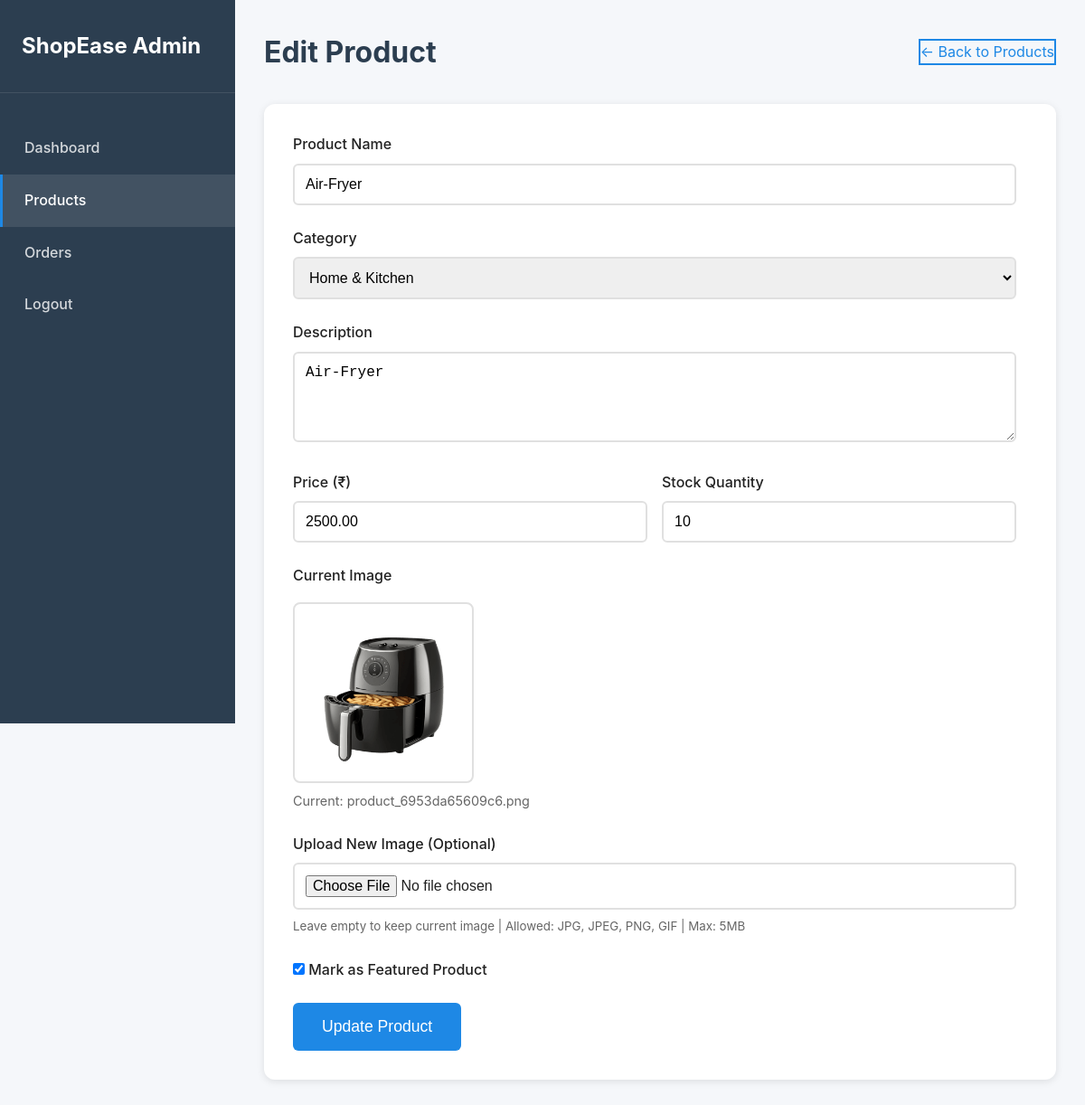
Screenshot of /shopease/admin/edit-product.php?id=11 (signed in) with the database file from the repository.
### tables this page shows
CREATE TABLE `products` (
  `id` int(11) NOT NULL,
  `category_id` int(11) NOT NULL,
  `name` varchar(200) NOT NULL,
  `description` text DEFAULT NULL,
  `price` decimal(10,2) NOT NULL,
  `stock` int(11) DEFAULT 0,
  `image` varchar(255) DEFAULT NULL,
  `featured` tinyint(1) DEFAULT 0,
  `created_at` timestamp NOT NULL DEFAULT current_timestamp()
);

CREATE TABLE `categories` (
  `id` int(11) NOT NULL,
  `name` varchar(100) NOT NULL,
  `description` text DEFAULT NULL,
  `image` varchar(255) DEFAULT NULL,
  `created_at` timestamp NOT NULL DEFAULT current_timestamp()
);

### shopease/php/functions.php (called while the page is built, shortened)
<?php
function get_categories($conn) {
    $result = $conn->query("SELECT * FROM categories ORDER BY name");
    return $result->fetch_all(MYSQLI_ASSOC);
}
function get_product($conn, $product_id) {
    $stmt = $conn->prepare("SELECT p.*, c.name as category_name
                           FROM products p
                           JOIN categories c ON p.category_id = c.id
                           WHERE p.id = ?");
    $stmt->bind_param("i", $product_id);
    $stmt->execute();
    $result = $stmt->get_result();
    return $result->fetch_assoc();
}
?>

### shopease/admin/edit-product.php (the view, shortened to what this page needs)
<?php
require_once '../php/config.php';
require_once '../php/functions.php';
$product_id = isset($_GET['id']) ? intval($_GET['id']) : 0;
$product = get_product($conn, $product_id);
$categories = get_categories($conn);
?>
<!DOCTYPE html>
<html lang="en">
<head>
    <link rel="stylesheet" href="../css/style.css">
    <link rel="stylesheet" href="../css/admin.css">
</head>
<body class="admin-body">
    <div class="admin-sidebar">
        <div class="admin-logo">
            <h2>ShopEase Admin</h2>
        </div>
        <nav class="admin-nav">
            <a href="index.php">Dashboard</a>
            <a href="products.php" class="active">Products</a>
            <a href="orders.php">Orders</a>
            <a href="logout.php">Logout</a>
        </nav>
    </div>
    <div class="admin-content">
        <div class="admin-header">
            <h1>Edit Product</h1>
            <a href="products.php" class="btn-secondary">← Back to Products</a>
        </div>
        <div class="admin-section">
            <form action="" method="POST" enctype="multipart/form-data" class="admin-form">
                <div class="form-group">
                    <label for="name">Product Name</label>
                    <input type="text" id="name" name="name" value="<?php echo htmlspecialchars($product['name']); ?>" required>
                </div>
                <div class="form-group">
                    <label for="category_id">Category</label>
                    <select id="category_id" name="category_id" required>
                        <?php foreach ($categories as $cat): ?>
                        <option value="<?php echo $cat['id']; ?>" <?php echo $cat['id'] == $product['category_id'] ? 'selected' : ''; ?>>
                            <?php echo htmlspecialchars($cat['name']); ?>
                        </option>
                        <?php endforeach; ?>
                    </select>
                </div>
                <div class="form-group">
                    <label for="description">Description</label>
                    <textarea id="description" name="description" rows="4" required><?php echo htmlspecialchars($product['description']); ?></textarea>
                </div>
                <div class="form-row">
                    <div class="form-group">
                        <label for="price">Price (₹)</label>
                        <input type="number" id="price" name="price" step="0.01" min="0" value="<?php echo $product['price']; ?>" required>
                    </div>
                    <div class="form-group">
                        <label for="stock">Stock Quantity</label>
                        <input type="number" id="stock" name="stock" min="0" value="<?php echo $product['stock']; ?>" required>
                    </div>
                </div>
                <div class="form-group">
                    <label>Current Image</label>
                    <div style="margin: 1rem 0;">
                        <?php if ($product['image'] && file_exists('../images/products/' . $product['image'])): ?>
                            <img src="../images/products/<?php echo htmlspecialchars($product['image']); ?>"
                                 alt="Current product image"
                                 style="max-width: 200px; border-radius: 8px; border: 2px solid #E0E0E0;">
                            <p style="color: #666; margin-top: 0.5rem; font-size: 0.9rem;">
                                Current: <?php echo htmlspecialchars($product['image']); ?>
                            </p>
                        <?php endif; ?>
                    </div>
                </div>
                <div class="form-group">
                    <label for="product_image">Upload New Image (Optional)</label>
                    <input type="file" id="product_image" name="product_image" accept="image/jpeg,image/jpg,image/png,image/gif">
                    <small style="color: #666; display: block; margin-top: 0.5rem;">
                        Leave empty to keep current image | Allowed: JPG, JPEG, PNG, GIF | Max: 5MB
                    </small>
                </div>
                <div class="form-group">
                    <label class="checkbox-label">
                        <input type="checkbox" name="featured" <?php echo $product['featured'] ? 'checked' : ''; ?>>
                        Mark as Featured Product
                    </label>
                </div>
                <button type="submit" name="update_product" class="btn btn-large">Update Product</button>
            </form>
        </div>
    </div>
</body>
</html>

### shopease/css/style.css (style rules this page uses)
* { margin: 0; padding: 0; box-sizing: border-box; }
:root { --primary-color: #1E88E5; --primary-hover: #1976D2; --primary-light: #E3F2FD; --text-dark: #212121; --text-gray: #666; --border-color: #E0E0E0; --bg-light: #F5F5F5; --success: #4CAF50; --error: #F44336; --warning: #FF9800; }
body { font-family: -apple-system, BlinkMacSystemFont, 'Segoe UI', Roboto, 'Helvetica Neue', Arial, sans-serif; line-height: 1.6; color: var(--text-dark); background: #fff; }
a { text-decoration: none; color: inherit; }
img { max-width: 100%; display: block; }
nav a { color: var(--text-dark); font-weight: 500; transition: color 0.3s; }
nav a:hover, nav a.active { color: var(--primary-color); }
.btn { display: inline-block; padding: 0.75rem 1.5rem; background: var(--primary-color); color: #fff; border: none; border-radius: 6px; cursor: pointer; font-weight: 500; transition: all 0.3s; }
.btn-large { padding: 1rem 2rem; font-size: 1.1rem; }
.btn-secondary { background: transparent; color: var(--primary-color); border: 2px solid var(--primary-color); }
input[type="file"] { padding: 0.5rem; border: 2px dashed var(--border-color); border-radius: 6px; cursor: pointer; width: 100%; }
.form-group { margin-bottom: 1.5rem; }
.form-group label { display: block; margin-bottom: 0.5rem; font-weight: 500; color: var(--text-dark); }
.form-group input, .form-group select, .form-group textarea { width: 100%; padding: 0.75rem; border: 2px solid var(--border-color); border-radius: 6px; font-size: 1rem; transition: border-color 0.3s; }
.form-row { display: grid; grid-template-columns: 1fr 1fr; gap: 1rem; }

### shopease/css/admin.css (style rules this page uses)
.admin-body { display: flex; min-height: 100vh; background: #F5F7FA; }
.admin-sidebar { width: 260px; background: #2C3E50; color: #fff; padding: 2rem 0; position: fixed; height: 100vh; overflow-y: auto; }
.admin-logo { padding: 0 1.5rem 2rem; border-bottom: 1px solid rgba(255,255,255,0.1); margin-bottom: 2rem; }
.admin-logo h2 { color: #fff; font-size: 1.5rem; }
.admin-nav { display: flex; flex-direction: column; }
.admin-nav a { padding: 1rem 1.5rem; color: rgba(255,255,255,0.8); transition: all 0.3s; font-weight: 500; border-left: 3px solid transparent; }
.admin-nav a:hover, .admin-nav a.active { background: rgba(255,255,255,0.1); color: #fff; border-left-color: #1E88E5; }
.admin-content { flex: 1; margin-left: 260px; padding: 2rem; }
.admin-header { display: flex; justify-content: space-between; align-items: center; margin-bottom: 2rem; }
.admin-header h1 { font-size: 2rem; color: #2C3E50; }
.admin-section { background: #fff; border-radius: 12px; padding: 2rem; box-shadow: 0 2px 8px rgba(0,0,0,0.1); margin-bottom: 2rem; }
.admin-form { max-width: 800px; }
.checkbox-label { display: flex; align-items: center; gap: 0.75rem; cursor: pointer; font-weight: 500; }
.checkbox-label input[type="checkbox"] { width: auto; cursor: pointer; }

### rows the page displays
products: name "Air-Fryer", category_id "Home & Kitchen", description "Air-Fryer", price "2500.00", stock "10", image (picture), image "product_6953da65609c6.png", featured "☑"
